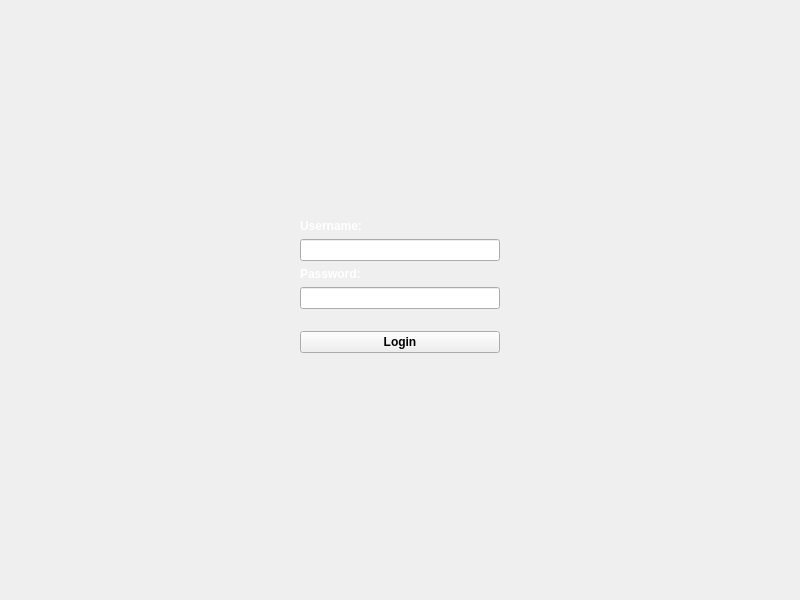
<?xml version="1.0" encoding="UTF-8"?>
<ui version="4.0">
 <class>LoginWidget</class>
 <widget class="QWidget" name="LoginWidget">
  <property name="geometry">
   <rect>
    <x>0</x>
    <y>0</y>
    <width>800</width>
    <height>600</height>
   </rect>
  </property>
  <property name="windowTitle">
   <string>To be Omnanmnad</string>
  </property>
  <property name="layoutDirection">
   <enum>Qt::LeftToRight</enum>
  </property>
  <layout class="QGridLayout" name="gridLayout">
   <item row="8" column="2">
    <widget class="QPushButton" name="pushButton">
     <property name="font">
      <font>
       <weight>75</weight>
       <bold>true</bold>
      </font>
     </property>
     <property name="focusPolicy">
      <enum>Qt::NoFocus</enum>
     </property>
     <property name="text">
      <string>Login</string>
     </property>
     <property name="autoDefault">
      <bool>false</bool>
     </property>
     <property name="default">
      <bool>false</bool>
     </property>
     <property name="flat">
      <bool>false</bool>
     </property>
    </widget>
   </item>
   <item row="9" column="2">
    <spacer name="verticalSpacer_2">
     <property name="orientation">
      <enum>Qt::Vertical</enum>
     </property>
     <property name="sizeHint" stdset="0">
      <size>
       <width>20</width>
       <height>235</height>
      </size>
     </property>
    </spacer>
   </item>
   <item row="1" column="2">
    <widget class="QLabel" name="usernameLabel">
     <property name="palette">
      <palette>
       <active>
        <colorrole role="WindowText">
         <brush brushstyle="SolidPattern">
          <color alpha="255">
           <red>255</red>
           <green>255</green>
           <blue>255</blue>
          </color>
         </brush>
        </colorrole>
        <colorrole role="Text">
         <brush brushstyle="SolidPattern">
          <color alpha="255">
           <red>255</red>
           <green>255</green>
           <blue>255</blue>
          </color>
         </brush>
        </colorrole>
       </active>
       <inactive>
        <colorrole role="WindowText">
         <brush brushstyle="SolidPattern">
          <color alpha="255">
           <red>255</red>
           <green>255</green>
           <blue>255</blue>
          </color>
         </brush>
        </colorrole>
        <colorrole role="Text">
         <brush brushstyle="SolidPattern">
          <color alpha="255">
           <red>255</red>
           <green>255</green>
           <blue>255</blue>
          </color>
         </brush>
        </colorrole>
       </inactive>
       <disabled>
        <colorrole role="WindowText">
         <brush brushstyle="SolidPattern">
          <color alpha="255">
           <red>159</red>
           <green>158</green>
           <blue>158</blue>
          </color>
         </brush>
        </colorrole>
        <colorrole role="Text">
         <brush brushstyle="SolidPattern">
          <color alpha="255">
           <red>159</red>
           <green>158</green>
           <blue>158</blue>
          </color>
         </brush>
        </colorrole>
       </disabled>
      </palette>
     </property>
     <property name="font">
      <font>
       <pointsize>9</pointsize>
       <weight>75</weight>
       <bold>true</bold>
      </font>
     </property>
     <property name="text">
      <string>Username:</string>
     </property>
    </widget>
   </item>
   <item row="5" column="2">
    <widget class="QLineEdit" name="password">
     <property name="sizePolicy">
      <sizepolicy hsizetype="Fixed" vsizetype="Fixed">
       <horstretch>0</horstretch>
       <verstretch>0</verstretch>
      </sizepolicy>
     </property>
     <property name="minimumSize">
      <size>
       <width>200</width>
       <height>0</height>
      </size>
     </property>
     <property name="focusPolicy">
      <enum>Qt::StrongFocus</enum>
     </property>
     <property name="toolTip">
      <string>&lt;html&gt;&lt;head/&gt;&lt;body&gt;&lt;p&gt;&lt;br/&gt;&lt;/p&gt;&lt;/body&gt;&lt;/html&gt;</string>
     </property>
    </widget>
   </item>
   <item row="8" column="0">
    <spacer name="horizontalSpacer">
     <property name="orientation">
      <enum>Qt::Horizontal</enum>
     </property>
     <property name="sizeHint" stdset="0">
      <size>
       <width>300</width>
       <height>24</height>
      </size>
     </property>
    </spacer>
   </item>
   <item row="4" column="4" rowspan="5">
    <spacer name="horizontalSpacer_2">
     <property name="orientation">
      <enum>Qt::Horizontal</enum>
     </property>
     <property name="sizeHint" stdset="0">
      <size>
       <width>300</width>
       <height>20</height>
      </size>
     </property>
    </spacer>
   </item>
   <item row="2" column="2">
    <widget class="QLineEdit" name="username">
     <property name="sizePolicy">
      <sizepolicy hsizetype="Fixed" vsizetype="Fixed">
       <horstretch>0</horstretch>
       <verstretch>0</verstretch>
      </sizepolicy>
     </property>
     <property name="minimumSize">
      <size>
       <width>200</width>
       <height>0</height>
      </size>
     </property>
     <property name="focusPolicy">
      <enum>Qt::StrongFocus</enum>
     </property>
     <property name="toolTip">
      <string>&lt;html&gt;&lt;head/&gt;&lt;body&gt;&lt;p&gt;&lt;br/&gt;&lt;/p&gt;&lt;/body&gt;&lt;/html&gt;</string>
     </property>
    </widget>
   </item>
   <item row="0" column="2">
    <spacer name="verticalSpacer">
     <property name="orientation">
      <enum>Qt::Vertical</enum>
     </property>
     <property name="sizeHint" stdset="0">
      <size>
       <width>20</width>
       <height>182</height>
      </size>
     </property>
    </spacer>
   </item>
   <item row="7" column="2">
    <spacer name="verticalSpacer_3">
     <property name="orientation">
      <enum>Qt::Vertical</enum>
     </property>
     <property name="sizeType">
      <enum>QSizePolicy::Fixed</enum>
     </property>
     <property name="sizeHint" stdset="0">
      <size>
       <width>20</width>
       <height>3</height>
      </size>
     </property>
    </spacer>
   </item>
   <item row="4" column="2">
    <widget class="QLabel" name="passwordLabel">
     <property name="palette">
      <palette>
       <active>
        <colorrole role="WindowText">
         <brush brushstyle="SolidPattern">
          <color alpha="255">
           <red>255</red>
           <green>255</green>
           <blue>255</blue>
          </color>
         </brush>
        </colorrole>
        <colorrole role="Text">
         <brush brushstyle="SolidPattern">
          <color alpha="255">
           <red>255</red>
           <green>255</green>
           <blue>255</blue>
          </color>
         </brush>
        </colorrole>
       </active>
       <inactive>
        <colorrole role="WindowText">
         <brush brushstyle="SolidPattern">
          <color alpha="255">
           <red>255</red>
           <green>255</green>
           <blue>255</blue>
          </color>
         </brush>
        </colorrole>
        <colorrole role="Text">
         <brush brushstyle="SolidPattern">
          <color alpha="255">
           <red>255</red>
           <green>255</green>
           <blue>255</blue>
          </color>
         </brush>
        </colorrole>
       </inactive>
       <disabled>
        <colorrole role="WindowText">
         <brush brushstyle="SolidPattern">
          <color alpha="255">
           <red>159</red>
           <green>158</green>
           <blue>158</blue>
          </color>
         </brush>
        </colorrole>
        <colorrole role="Text">
         <brush brushstyle="SolidPattern">
          <color alpha="255">
           <red>159</red>
           <green>158</green>
           <blue>158</blue>
          </color>
         </brush>
        </colorrole>
       </disabled>
      </palette>
     </property>
     <property name="font">
      <font>
       <pointsize>9</pointsize>
       <weight>75</weight>
       <bold>true</bold>
      </font>
     </property>
     <property name="text">
      <string>Password:</string>
     </property>
    </widget>
   </item>
  </layout>
 </widget>
 <resources/>
 <connections>
  <connection>
   <sender>password</sender>
   <signal>returnPressed()</signal>
   <receiver>pushButton</receiver>
   <slot>click()</slot>
   <hints>
    <hint type="sourcelabel">
     <x>205</x>
     <y>83</y>
    </hint>
    <hint type="destinationlabel">
     <x>205</x>
     <y>185</y>
    </hint>
   </hints>
  </connection>
  <connection>
   <sender>username</sender>
   <signal>returnPressed()</signal>
   <receiver>pushButton</receiver>
   <slot>click()</slot>
   <hints>
    <hint type="sourcelabel">
     <x>205</x>
     <y>143</y>
    </hint>
    <hint type="destinationlabel">
     <x>205</x>
     <y>185</y>
    </hint>
   </hints>
  </connection>
 </connections>
</ui>
